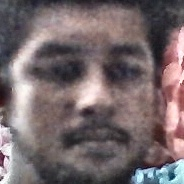
#> input picture temp_face.jpg, 184 x 184 px
$ python -i add_faces.py   (imports and definitions only)
#> lines starting #> are read from the running program, lines starting #| are printed output that depends on the picture
#> further down, picture is the input picture: shape (184, 184, 3); mean B, G, R 107.7, 105.3, 118.5
import os
import cv2
import pickle
import numpy as np
from deepface import DeepFace

# Initialize video capture and face detection
# [1 line not run here, left out]
facedetect = cv2.CascadeClassifier('data/haarcascade_frontalface_default.xml')

# Create dataset folder if not exists
# [5 lines not run here, left out]
# [1 line that did not run here, left out]
# [2 lines not run here, left out]

i = 0 # Counter for frame capture
face_embeddings = []
face_labels = []

def adjust_brightness(img):
    """
    Check and normalize brightness using CLAHE.
    """
    lab = cv2.cvtColor(img, cv2.COLOR_BGR2LAB)
#> lab: shape (184, 184, 3); mean of channels 0, 1, 2 115.1, 133.9, 128.6
    l, a, b = cv2.split(lab)
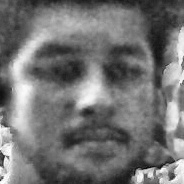
#> l: shape (184, 184); min 10, max 255, mean 115.1
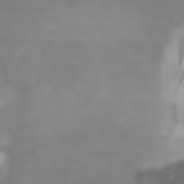
#> a: shape (184, 184); min 112, max 161, mean 133.9
    clahe = cv2.createCLAHE(clipLimit=3.0, tileGridSize=(8, 8))
    l = clahe.apply(l)
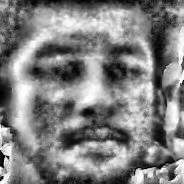
#> l: shape (184, 184); min 0, max 255, mean 128.2
    lab = cv2.merge((l, a, b))
#> lab: shape (184, 184, 3); mean of channels 0, 1, 2 128.2, 133.9, 128.6
    return cv2.cvtColor(lab, cv2.COLOR_LAB2BGR)
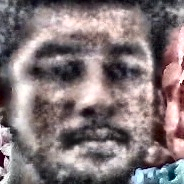
#> returned value: shape (184, 184, 3); mean B, G, R 121.4, 119.1, 132.3

def extract_embedding(image_path):
    """
    Extract embedding using DeepFace with multiple models.
    Ensures all returned embeddings have a consistent shape.
    """
    try:
        models = ["Facenet", "VGG-Face", "OpenFace"]
        embeddings = []

        for model in models:
            result = DeepFace.represent(img_path=image_path, model_name=model)
            if isinstance(result, list) and len(result) > 0 and "embedding" in result[0]:
                embedding = np.array(result[0]["embedding"])

                # Ensure correct shape
                if embedding.shape == (128,) or embedding.shape == (512,):  # Adjust based on model
                    embeddings.append(embedding)
                else:
                    print(f"Warning: Unexpected shape {embedding.shape} for model {model}")
            else:
                print(f"Warning: No embedding returned for {model}")

        if embeddings:
            return np.mean(embeddings, axis=0)  # Averaging across models
        else:
            raise ValueError("No valid embeddings found")

    except Exception as e:
        print(f"Embedding Error: {e}")
        return None


# [47 lines not run here, left out]

>>> import cv2
>>> picture = cv2.imread('temp_face.jpg')
>>> result = adjust_brightness(picture)
